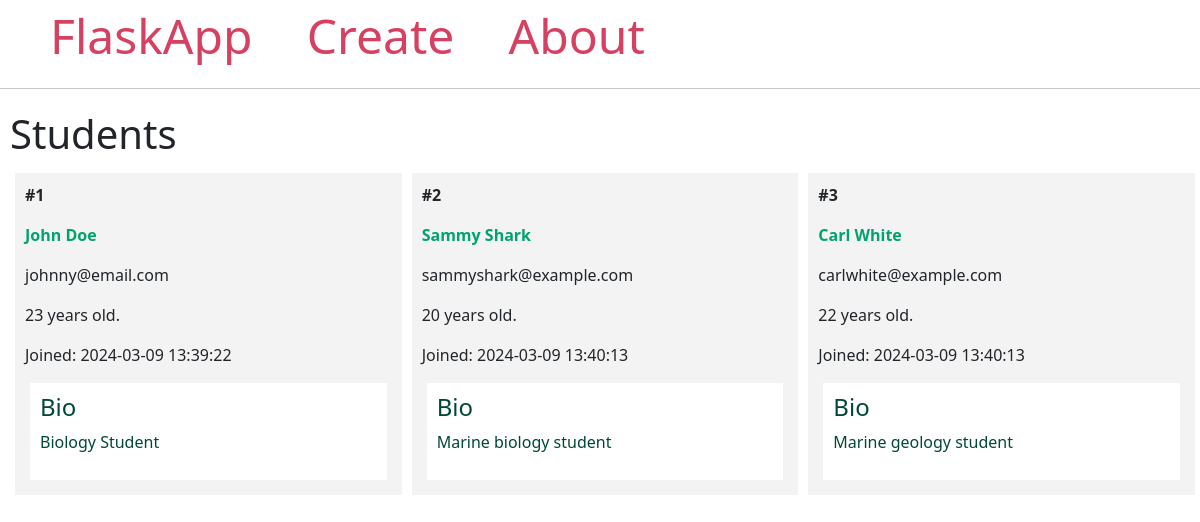
The page / on the database its author committed.
### model.py (models this page shows, shortened)
class Student(db.Model):
    id = db.Column(db.Integer, primary_key=True)
    firstname = db.Column(db.String(100), nullable=False)
    lastname = db.Column(db.String(100), nullable=False)
    email = db.Column(db.String(80), unique=True, nullable=False)
    age = db.Column(db.Integer)
    created_at = db.Column(db.DateTime(timezone=True), server_default=func.now())
    bio = db.Column(db.Text)

### app.py (the view)
@app.route('/')
def index():
    students = Student.query.all()
    return render_template('index.html', students=students)

### templates/index.html
{% extends 'base.html' %}
{% block content %}
    <h1 class="title">{% block title %} Students {% endblock %}</h1>
    <div class="content">
        {% for student in students %}
            <div class="student">
                <p><b>#{{ student.id }}</b></p>
                <b>
                    <p class="name">
                        <a href="{{ url_for('student', student_id=student.id) }}">
                            {{ student.firstname }} {{ student.lastname }}
                        </a>
                    </p>
                </b>
                <p>{{ student.email }}</p>
                <p>{{ student.age }} years old.</p>
                <p>Joined: {{ student.created_at }}</p>
                <div class="bio">
                    <h4>Bio</h4>
                    <p>{{ student.bio }}</p>
                </div>
            </div>
        {% endfor %}
    </div>
{% endblock %}

### templates/base.html (shortened to what this page needs)
<!DOCTYPE html>
<html lang="en">
<head>
    <link href="https://cdn.jsdelivr.net/npm/bootstrap@5.1.3/dist/css/bootstrap.min.css" rel="stylesheet">
</head>
<body>
    <nav>
        <a href="{{ url_for('index') }}">FlaskApp</a>
        <a href="{{ url_for('create') }}">Create</a>
        <a href="#">About</a>
    </nav>
    <hr>
    <div class="content">
        {% block content %} {% endblock %}
    </div>
</body>
</html>

### templates/base.html (style rules this page uses)
.title { margin: 5px; }
.content { margin: 5px; width: 100%; display: flex; flex-direction: row; flex-wrap: wrap; }
.student { flex: 20%; padding: 10px; margin: 5px; background-color: #f3f3f3; inline-size: 100%; }
.bio { padding: 10px; margin: 5px; background-color: #ffffff; color: #004835; }
.name a { color: #00a36f; text-decoration: none; }
nav a { color: #d64161; font-size: 3em; margin-left: 50px; text-decoration: none; }

### rows shown on the page
Student: id "1", firstname "John", lastname "Doe", email "johnny@email.com", age "23", created_at "2024-03-09 13:39:22", bio "Biology Student"
Student: id "2", firstname "Sammy", lastname "Shark", email "sammyshark@example.com", age "20", created_at "2024-03-09 13:40:13", bio "Marine biology student"
Student: id "3", firstname "Carl", lastname "White", email "carlwhite@example.com", age "22", created_at "2024-03-09 13:40:13", bio "Marine geology student"
